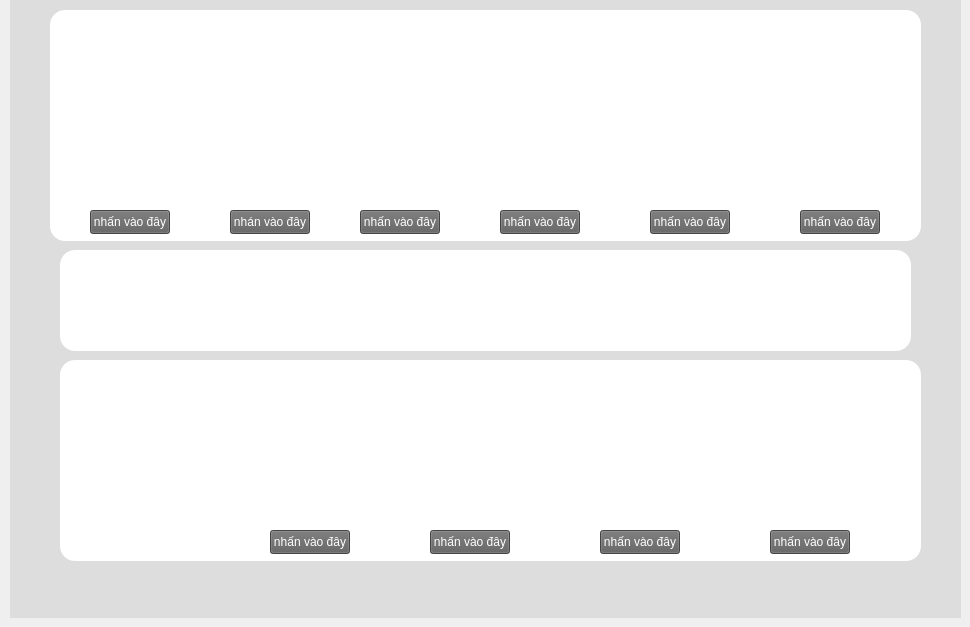
    <widget class="QWidget" name="page_2">
     <widget class="QLabel" name="label_25">
      <property name="geometry">
       <rect>
        <x>10</x>
        <y>0</y>
        <width>951</width>
        <height>618</height>
       </rect>
      </property>
      <property name="styleSheet">
       <string notr="true">background-color: rgb(221, 221, 221)</string>
      </property>
      <property name="text">
       <string/>
      </property>
     </widget>
     <widget class="QLabel" name="label_26">
      <property name="geometry">
       <rect>
        <x>60</x>
        <y>10</y>
        <width>141</width>
        <height>41</height>
       </rect>
      </property>
      <property name="text">
       <string/>
      </property>
      <property name="pixmap">
       <pixmap>../img/Ảnh chụp màn hình 2025-02-09 174057.png</pixmap>
      </property>
      <property name="scaledContents">
       <bool>true</bool>
      </property>
     </widget>
     <widget class="QLabel" name="label_27">
      <property name="geometry">
       <rect>
        <x>70</x>
        <y>50</y>
        <width>121</width>
        <height>161</height>
       </rect>
      </property>
      <property name="text">
       <string/>
      </property>
      <property name="pixmap">
       <pixmap>../img/Ảnh chụp màn hình 2025-02-09 174244.png</pixmap>
      </property>
      <property name="scaledContents">
       <bool>true</bool>
      </property>
     </widget>
     <widget class="QLabel" name="label_28">
      <property name="geometry">
       <rect>
        <x>50</x>
        <y>10</y>
        <width>871</width>
        <height>231</height>
       </rect>
      </property>
      <property name="styleSheet">
       <string notr="true">background-color: rgb(255, 255, 255);
 border-radius: 15px;</string>
      </property>
      <property name="text">
       <string/>
      </property>
     </widget>
     <widget class="QPushButton" name="pushButton">
      <property name="geometry">
       <rect>
        <x>90</x>
        <y>210</y>
        <width>80</width>
        <height>24</height>
       </rect>
      </property>
      <property name="styleSheet">
       <string notr="true">background-color: rgb(95, 95, 95);
color: rgb(255, 255, 255);</string>
      </property>
      <property name="text">
       <string>nhấn vào đây</string>
      </property>
     </widget>
     <widget class="QPushButton" name="pushButton_8">
      <property name="geometry">
       <rect>
        <x>230</x>
        <y>210</y>
        <width>80</width>
        <height>24</height>
       </rect>
      </property>
      <property name="styleSheet">
       <string notr="true">background-color: rgb(95, 95, 95);
color: rgb(255, 255, 255);</string>
      </property>
      <property name="text">
       <string>nhán vào đây</string>
      </property>
     </widget>
     <widget class="QPushButton" name="pushButton_9">
      <property name="geometry">
       <rect>
        <x>360</x>
        <y>210</y>
        <width>80</width>
        <height>24</height>
       </rect>
      </property>
      <property name="styleSheet">
       <string notr="true">background-color: rgb(95, 95, 95);
color: rgb(255, 255, 255);</string>
      </property>
      <property name="text">
       <string>nhấn vào đây</string>
      </property>
     </widget>
     <widget class="QPushButton" name="pushButton_17">
      <property name="geometry">
       <rect>
        <x>500</x>
        <y>210</y>
        <width>80</width>
        <height>24</height>
       </rect>
      </property>
      <property name="styleSheet">
       <string notr="true">background-color: rgb(95, 95, 95);
color: rgb(255, 255, 255);</string>
      </property>
      <property name="text">
       <string>nhấn vào đây</string>
      </property>
     </widget>
     <widget class="QLabel" name="label_29">
      <property name="geometry">
       <rect>
        <x>218</x>
        <y>50</y>
        <width>111</width>
        <height>161</height>
       </rect>
      </property>
      <property name="text">
       <string/>
      </property>
      <property name="pixmap">
       <pixmap>../img/Ảnh chụp màn hình 2025-02-09 174908.png</pixmap>
      </property>
      <property name="scaledContents">
       <bool>true</bool>
      </property>
     </widget>
     <widget class="QLabel" name="label_30">
      <property name="geometry">
       <rect>
        <x>350</x>
        <y>50</y>
        <width>111</width>
        <height>161</height>
       </rect>
      </property>
      <property name="text">
       <string/>
      </property>
      <property name="pixmap">
       <pixmap>../img/Ảnh chụp màn hình 2025-02-09 174933.png</pixmap>
      </property>
      <property name="scaledContents">
       <bool>true</bool>
      </property>
     </widget>
     <widget class="QLabel" name="label_31">
      <property name="geometry">
       <rect>
        <x>480</x>
        <y>40</y>
        <width>121</width>
        <height>181</height>
       </rect>
      </property>
      <property name="text">
       <string/>
      </property>
      <property name="pixmap">
       <pixmap>../img/Ảnh chụp màn hình 2025-02-09 175156.png</pixmap>
      </property>
      <property name="scaledContents">
       <bool>true</bool>
      </property>
     </widget>
     <widget class="QLabel" name="label_32">
      <property name="geometry">
       <rect>
        <x>620</x>
        <y>50</y>
        <width>131</width>
        <height>171</height>
       </rect>
      </property>
      <property name="text">
       <string/>
      </property>
      <property name="pixmap">
       <pixmap>../img/Ảnh chụp màn hình 2025-02-09 175225.png</pixmap>
      </property>
      <property name="scaledContents">
       <bool>true</bool>
      </property>
     </widget>
     <widget class="QLabel" name="label_33">
      <property name="geometry">
       <rect>
        <x>770</x>
        <y>60</y>
        <width>121</width>
        <height>161</height>
       </rect>
      </property>
      <property name="text">
       <string/>
      </property>
      <property name="pixmap">
       <pixmap>../img/Ảnh chụp màn hình 2025-02-09 175255.png</pixmap>
      </property>
      <property name="scaledContents">
       <bool>true</bool>
      </property>
     </widget>
     <widget class="QPushButton" name="pushButton_22">
      <property name="geometry">
       <rect>
        <x>650</x>
        <y>210</y>
        <width>80</width>
        <height>24</height>
       </rect>
      </property>
      <property name="styleSheet">
       <string notr="true">background-color: rgb(95, 95, 95);
color: rgb(255, 255, 255);</string>
      </property>
      <property name="text">
       <string>nhấn vào đây</string>
      </property>
     </widget>
     <widget class="QPushButton" name="pushButton_23">
      <property name="geometry">
       <rect>
        <x>800</x>
        <y>210</y>
        <width>80</width>
        <height>24</height>
       </rect>
      </property>
      <property name="styleSheet">
       <string notr="true">background-color: rgb(95, 95, 95);
color: rgb(255, 255, 255);</string>
      </property>
      <property name="text">
       <string>nhấn vào đây</string>
      </property>
     </widget>
     <widget class="QLabel" name="label_34">
      <property name="geometry">
       <rect>
        <x>60</x>
        <y>250</y>
        <width>851</width>
        <height>101</height>
       </rect>
      </property>
      <property name="styleSheet">
       <string notr="true">background-color: rgb(255, 255, 255);
 border-radius: 15px;</string>
      </property>
      <property name="text">
       <string/>
      </property>
     </widget>
     <widget class="QLabel" name="label_35">
      <property name="geometry">
       <rect>
        <x>70</x>
        <y>260</y>
        <width>831</width>
        <height>81</height>
       </rect>
      </property>
      <property name="text">
       <string/>
      </property>
      <property name="pixmap">
       <pixmap>../img/Ảnh chụp màn hình 2025-02-09 175941.png</pixmap>
      </property>
      <property name="scaledContents">
       <bool>true</bool>
      </property>
     </widget>
     <widget class="QLabel" name="label_36">
      <property name="geometry">
       <rect>
        <x>80</x>
        <y>370</y>
        <width>151</width>
        <height>181</height>
       </rect>
      </property>
      <property name="text">
       <string/>
      </property>
      <property name="pixmap">
       <pixmap>../img/Ảnh chụp màn hình 2025-02-09 181321.png</pixmap>
      </property>
      <property name="scaledContents">
       <bool>true</bool>
      </property>
     </widget>
     <widget class="QLabel" name="label_37">
      <property name="geometry">
       <rect>
        <x>60</x>
        <y>360</y>
        <width>861</width>
        <height>201</height>
       </rect>
      </property>
      <property name="styleSheet">
       <string notr="true">background-color: rgb(255, 255, 255);
 border-radius: 15px;</string>
      </property>
      <property name="text">
       <string/>
      </property>
     </widget>
     <widget class="QLabel" name="label_38">
      <property name="geometry">
       <rect>
        <x>260</x>
        <y>400</y>
        <width>71</width>
        <height>91</height>
       </rect>
      </property>
      <property name="text">
       <string/>
      </property>
      <property name="pixmap">
       <pixmap>../img/Ảnh chụp màn hình 2025-02-09 181719.png</pixmap>
      </property>
      <property name="scaledContents">
       <bool>true</bool>
      </property>
     </widget>
     <widget class="QLabel" name="label_39">
      <property name="geometry">
       <rect>
        <x>360</x>
        <y>400</y>
        <width>101</width>
        <height>91</height>
       </rect>
      </property>
      <property name="text">
       <string/>
      </property>
      <property name="pixmap">
       <pixmap>../img/Ảnh chụp màn hình 2025-02-09 181957.png</pixmap>
      </property>
      <property name="scaledContents">
       <bool>true</bool>
      </property>
     </widget>
     <widget class="QLabel" name="label_40">
      <property name="geometry">
       <rect>
        <x>570</x>
        <y>390</y>
        <width>101</width>
        <height>91</height>
       </rect>
      </property>
      <property name="text">
       <string/>
      </property>
      <property name="pixmap">
       <pixmap>../img/Ảnh chụp màn hình 2025-02-09 181957.png</pixmap>
      </property>
      <property name="scaledContents">
       <bool>true</bool>
      </property>
     </widget>
     <widget class="QLabel" name="label_41">
      <property name="geometry">
       <rect>
        <x>510</x>
        <y>420</y>
        <width>101</width>
        <height>91</height>
       </rect>
      </property>
      <property name="text">
       <string/>
      </property>
      <property name="pixmap">
       <pixmap>../img/Ảnh chụp màn hình 2025-02-09 181957.png</pixmap>
      </property>
      <property name="scaledContents">
       <bool>true</bool>
      </property>
     </widget>
     <widget class="QLabel" name="label_43">
      <property name="geometry">
       <rect>
        <x>230</x>
        <y>370</y>
        <width>651</width>
        <height>171</height>
       </rect>
      </property>
      <property name="text">
       <string/>
      </property>
      <property name="pixmap">
       <pixmap>../img/Ảnh chụp màn hình 2025-02-11 222046.png</pixmap>
      </property>
      <property name="scaledContents">
       <bool>true</bool>
      </property>
     </widget>
     <widget class="QPushButton" name="pushButton_24">
      <property name="geometry">
       <rect>
        <x>270</x>
        <y>530</y>
        <width>80</width>
        <height>24</height>
       </rect>
      </property>
      <property name="styleSheet">
       <string notr="true">background-color: rgb(95, 95, 95);
color: rgb(255, 255, 255);</string>
      </property>
      <property name="text">
       <string>nhấn vào đây</string>
      </property>
     </widget>
     <widget class="QPushButton" name="pushButton_25">
      <property name="geometry">
       <rect>
        <x>770</x>
        <y>530</y>
        <width>80</width>
        <height>24</height>
       </rect>
      </property>
      <property name="styleSheet">
       <string notr="true">background-color: rgb(95, 95, 95);
color: rgb(255, 255, 255);</string>
      </property>
      <property name="text">
       <string>nhấn vào đây</string>
      </property>
     </widget>
     <widget class="QPushButton" name="pushButton_26">
      <property name="geometry">
       <rect>
        <x>600</x>
        <y>530</y>
        <width>80</width>
        <height>24</height>
       </rect>
      </property>
      <property name="styleSheet">
       <string notr="true">background-color: rgb(95, 95, 95);
color: rgb(255, 255, 255);</string>
      </property>
      <property name="text">
       <string>nhấn vào đây</string>
      </property>
     </widget>
     <widget class="QPushButton" name="pushButton_27">
      <property name="geometry">
       <rect>
        <x>430</x>
        <y>530</y>
        <width>80</width>
        <height>24</height>
       </rect>
      </property>
      <property name="styleSheet">
       <string notr="true">background-color: rgb(95, 95, 95);
color: rgb(255, 255, 255);</string>
      </property>
      <property name="text">
       <string>nhấn vào đây</string>
      </property>
     </widget>
     <widget class="QLabel" name="label_58">
      <property name="geometry">
       <rect>
        <x>840</x>
        <y>360</y>
        <width>81</width>
        <height>61</height>
       </rect>
      </property>
      <property name="text">
       <string/>
      </property>
      <property name="pixmap">
       <pixmap>../img/download (12).jpg</pixmap>
      </property>
      <property name="scaledContents">
       <bool>true</bool>
      </property>
     </widget>
     <zorder>label_25</zorder>
     <zorder>label_37</zorder>
     <zorder>label_43</zorder>
     <zorder>label_58</zorder>
     <zorder>label_28</zorder>
     <zorder>label_26</zorder>
     <zorder>label_27</zorder>
     <zorder>pushButton</zorder>
     <zorder>label_29</zorder>
     <zorder>label_30</zorder>
     <zorder>label_31</zorder>
     <zorder>label_32</zorder>
     <zorder>label_33</zorder>
     <zorder>pushButton_8</zorder>
     <zorder>pushButton_9</zorder>
     <zorder>pushButton_17</zorder>
     <zorder>pushButton_22</zorder>
     <zorder>pushButton_23</zorder>
     <zorder>label_34</zorder>
     <zorder>label_35</zorder>
     <zorder>label_36</zorder>
     <zorder>label_38</zorder>
     <zorder>label_39</zorder>
     <zorder>label_40</zorder>
     <zorder>label_41</zorder>
     <zorder>pushButton_24</zorder>
     <zorder>pushButton_26</zorder>
     <zorder>pushButton_27</zorder>
     <zorder>pushButton_25</zorder>
    </widget>
